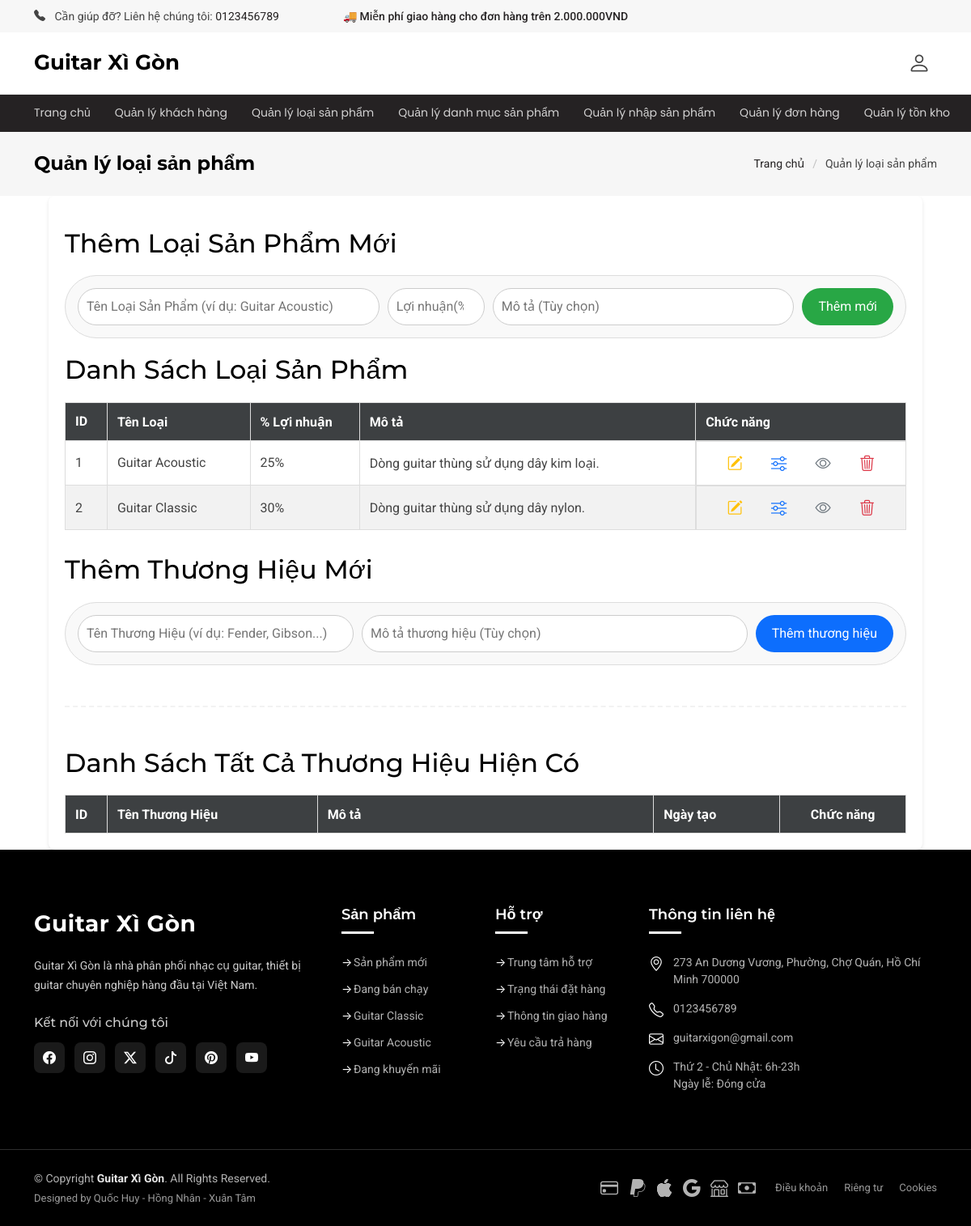
Page /admin/admin_quanlyloaisanpham.php (signed in) on the committed database.
### tables this page shows
CREATE TABLE `categories` (
  `id` int(11) NOT NULL,
  `category_name` varchar(100) NOT NULL,
  `profit_margin` decimal(5,2) DEFAULT 20.00,
  `category_slug` varchar(100) DEFAULT NULL,
  `description` text DEFAULT NULL
);

### forms/database.php (called while the page is built, shortened)
<?php
$host = 'localhost';
$db   = 'guitar_xigon';
$user = 'root';
$pass = '';
try {
    $pdo = new PDO("mysql:host=$host;dbname=$db;charset=utf8", $user, $pass);
    $pdo->setAttribute(PDO::ATTR_ERRMODE, PDO::ERRMODE_EXCEPTION);
} catch (PDOException $e) {
    die("Kết nối thất bại: " . $e->getMessage());
}
function getAll($sql) {
    global $pdo;
    $stm = $pdo -> prepare($sql);
    $stm -> execute();
    $result = $stm -> fetchAll(PDO::FETCH_ASSOC);
    return $result;
}

### admin/admin_quanlyloaisanpham.php (the view, shortened to what this page needs)
<?php
include __DIR__ . "/forms/head.php";
?>
<body class="login-page">
    <?php require_once __DIR__ . "/forms/header.php" ?>
    <main class="main">
        <div class="page-title light-background">
            <div class="container d-lg-flex justify-content-between align-items-center">
                <h1 class="mb-2 mb-lg-0">Quản lý loại sản phẩm</h1>
                <nav class="breadcrumbs">
                    <ol>
                        <li><a href="admin.html">Trang chủ</a></li>
                        <li class="current">Quản lý loại sản phẩm</li>
                    </ol>
                </nav>
            </div>
        </div>
        <div class="container-manage-category-products">
            <h2 style="margin: 20px 0px;">Thêm Loại Sản Phẩm Mới</h2>
            <form id="add-category-form" class="add-form-category-products">
                <input type="text" id="new-cat-name" name="category_name" style="flex-grow: 1;"
                    placeholder="Tên Loại Sản Phẩm (ví dụ: Guitar Acoustic)" required>
                <input type="number" id="new-cat-profit" name="profit_margin" style="width: 120px; padding: 10px;
                    border: 1px solid #ccc; border-radius: 25px;" placeholder="Lợi nhuận(%)">
                <input type="text" id="new-cat-desc" name="description" style="flex-grow: 1;" placeholder="Mô tả (Tùy chọn)">
                <button type="button" onclick="addNewCategoryAjax()">Thêm mới</button>
            </form>
            <h2>Danh Sách Loại Sản Phẩm</h2>
            <table class="data-table">
                <thead>
                    <tr>
                        <th style="width: 5%;">ID</th>
                        <th style="width: 17%;">Tên Loại</th>
                        <th sytle="width: 13%;">% Lợi nhuận</th>
                        <th style="width: 40%;">Mô tả</th>
                        <th style="width: 25%;">Chức năng</th>
                    </tr>
                </thead>
                <tbody id="categoryList">
                    <?php
          $categories = getAll("SELECT * FROM categories ORDER BY id ASC");
          if (!empty($categories)):
            foreach ($categories as $cat):
              $catID = $cat['id'];
              $catName = htmlspecialchars($cat['category_name']);
              $profit = number_format($cat['profit_margin'] ?? 20, 0);
              $desc = !empty(trim($cat['description'] ?? '')) ? htmlspecialchars($cat['description']) : 'Chưa có mô tả';
          ?>
                    <tr>
                        <td><?= $catID ?></td>
                        <td class="manage-name-category"><?= $catName ?></td>
                        <td><?= $profit ?>%</td>
                        <td><?= $desc ?></td>
                        <td class="function-button-container">
                            <button class="action-icon-btn edit-category-btn" title="Sửa" data-id="<?= $catID ?>"
                                data-name="<?= $catName ?>" data-profit="<?= $profit ?>" data-desc="<?= $desc ?>">
                                <i class="bi bi-pencil-square"></i>
                            </button>
                            <button class="action-icon-btn manage-brands-btn" title="Quản lý thương hiệu"
                                data-id="<?= $catID ?>">
                                <i class="bi bi-sliders"></i>
                            </button>
                            <button class="action-icon-btn hide-btn" title="Ẩn">
                                <i class="bi bi-eye"></i>
                            </button>
                            <button class="action-icon-btn delete-btn" title="Xoá" data-id="<?= $catID ?>">
                                <i class="bi bi-trash3"></i>
                            </button>
                        </td>
                    </tr>
                    <?php
            endforeach;
          else:
          ?>
                    <tr>
                        <td colspan="5" style="text-align: center;">Chưa có dữ liệu phân loại sản phẩm.</td>
                    </tr>
                    <?php endif; ?>
                </tbody>
            </table>
            <div class="add-category-container" style="margin-top: 30px;">
                <h2 style="margin-bottom: 20px;">Thêm Thương Hiệu Mới</h2>
                <div class="add-form-category-products">
                    <input type="text" id="global-new-brand-name" style="flex-grow: 1;"
                        placeholder="Tên Thương Hiệu (ví dụ: Fender, Gibson...)" required>
                    <input type="text" id="global-new-brand-desc" style="flex-grow: 2;"
                        placeholder="Mô tả thương hiệu (Tùy chọn)">
                    <button type="button" onclick="addNewBrandGlobalDirect()" style="background-color: #0d6efd;">Thêm
                        thương hiệu</button>
                </div>
            </div>
            <hr style="margin: 50px 0; border-top: 2px dashed #ccc;">
            <h2 style="margin: 20px 0px;">Danh Sách Tất Cả Thương Hiệu Hiện Có</h2>
            <table class="data-table">
                <thead>
                    <tr>
                        <th style="width: 5%;">ID</th>
                        <th style="width: 25%;">Tên Thương Hiệu</th>
                        <th style="width: 40%;">Mô tả</th>
                        <th style="width: 15%;">Ngày tạo</th>
                        <th style="width: 15%; text-align: center;">Chức năng</th>
                    </tr>
                </thead>
            </table>
        </div>
    </main>
    <?php require_once __DIR__ . "/forms/footer.php" ?>
</body>
</html>

### assets/css/admin.css (style rules this page uses)
.container-manage-category-products { width: 90%; margin: auto; background: white; padding: 20px; border-radius: 8px; box-shadow: 0 2px 4px rgba(0, 0, 0, 0.1); }
.add-form-category-products { display: flex; gap: 10px; margin-bottom: 20px; padding: 15px; border: 1px solid #ddd; border-radius: 50px; background-color: #f9f9f9; }
.add-form-category-products input[type="text"] { padding: 10px; border: 1px solid #ccc; border-radius: 25px; }
.add-form-category-products button { background-color: #28a745; color: white; border: none; padding: 10px 20px; border-radius: 25px; cursor: pointer; transition: background-color 0.3s; }
.data-table { width: 100%; border-collapse: collapse; margin-top: 20px; }
.data-table th, .data-table td { border: 1px solid #ddd; text-align: left; padding: 12px; }
.data-table th { background-color: #3d4042; color: white; font-weight: bold; }
.data-table tr:nth-child(even) { background-color: #f2f2f2; }
.function-button-container { display: flex; justify-content: space-evenly; }
.edit-category-btn i { color: #ffc107; }
.delete-btn i { color: #dc3545; }
.hide-btn i { color: #6c757d; }
.manage-brands-btn i { color: #0d6efd; }
.action-icon-btn { background: transparent; border: none; font-size: 1.2rem; padding: 5px 10px; transition: transform 0.2s; }

### rows in the picture
categories: id "1", category_name "Guitar Acoustic", profit_margin "25", description "Dòng guitar thùng sử dụng dây kim loại."
categories: id "2", category_name "Guitar Classic", profit_margin "30", description "Dòng guitar thùng sử dụng dây nylon."
